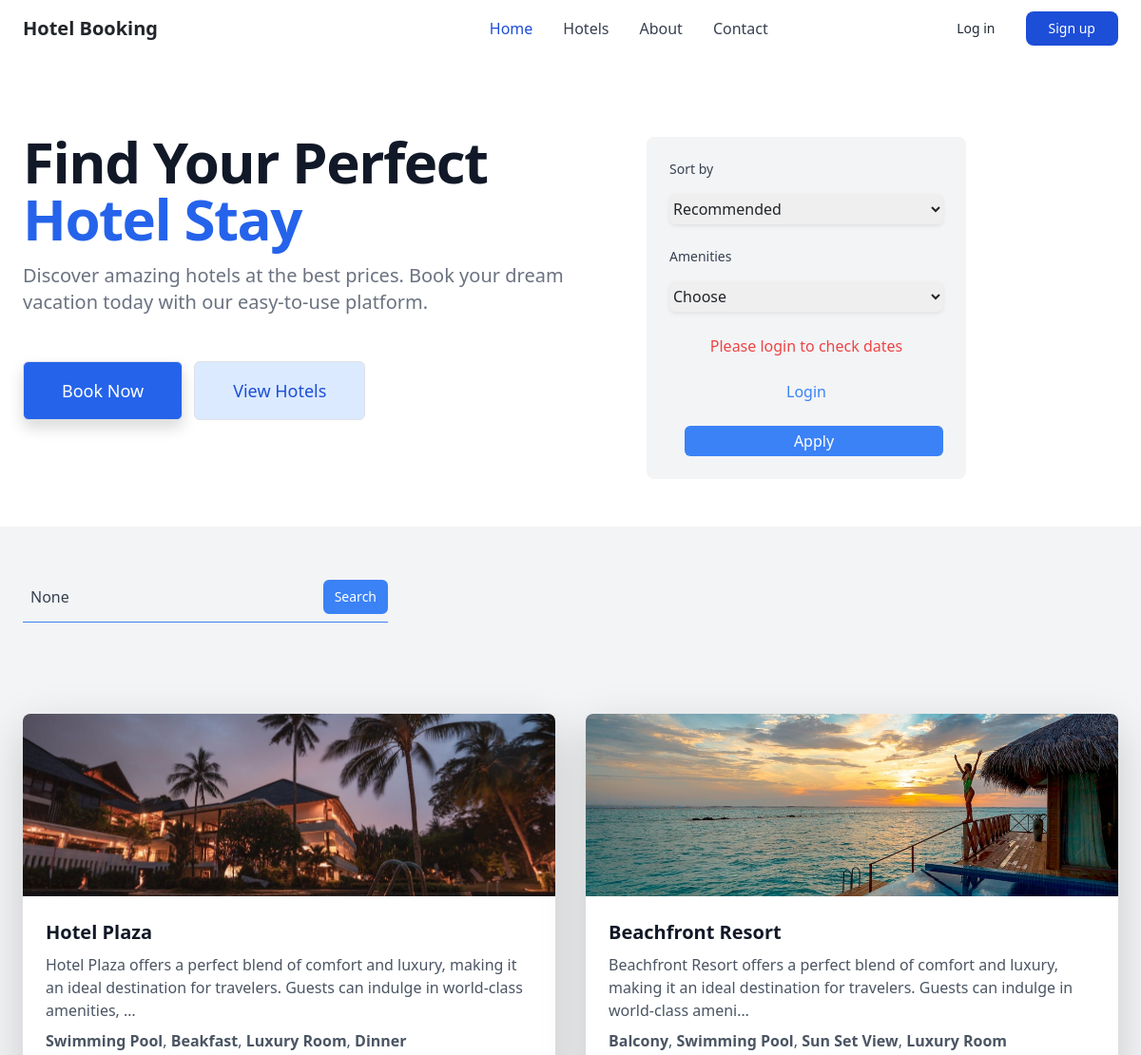
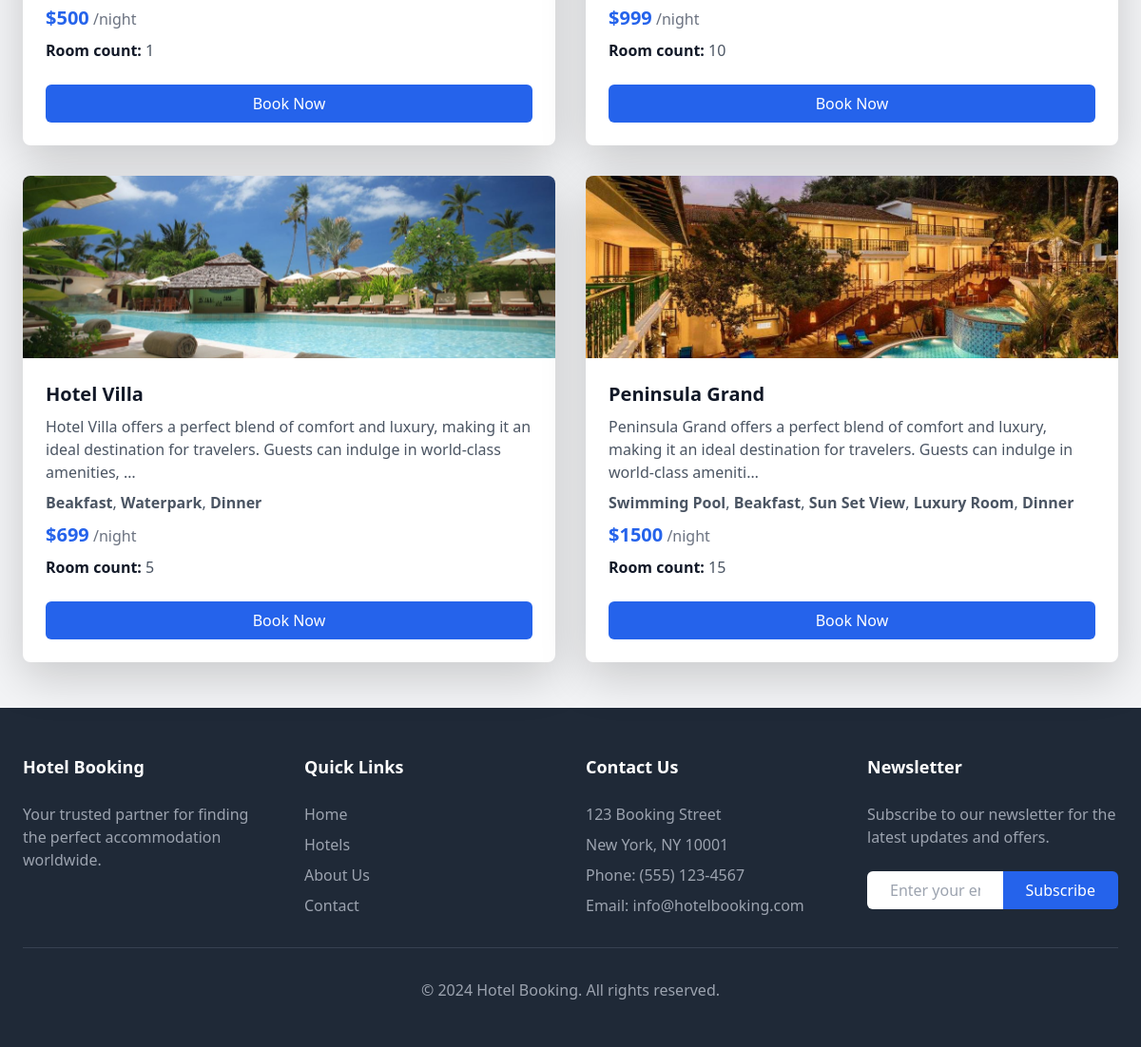
The page / on the database its author committed (2 pictures, top to bottom).
### home/models.py (models this page shows, shortened)
class BaseModel(models.Model):
    uid = models.UUIDField(default = uuid.uuid4 , editable=False , primary_key=True)
    created_at = models.DateField(auto_now_add = True)
    updated_at = models.DateField(auto_now_add = True)
    class Meta:
        abstract = True

class Hotel(BaseModel):
    hotel_name = models.CharField(max_length = 100)
    hotel_price = models.IntegerField()
    description = models.TextField()
    amenities = models.ManyToManyField(Amenities)
    room_count = models.IntegerField(default = 10)

class HotelImages(BaseModel):
    hotel=models.ForeignKey(Hotel, related_name = "images", on_delete = models.CASCADE)
    image = models.ImageField(upload_to = "media/")

class Amenities(BaseModel):
    amenity_name = models.CharField(max_length=100)

### home/views.py (the view)
# urls.py: path('', home , name='home'),
def home(request):
    amenities_objs = Amenities.objects.all()
    hotels_objs = Hotel.objects.all()
    sort = request.GET.get('sort')
    search = request.GET.get('search')
    amenities = request.GET.getlist('amenities')
    if sort:
        if sort == 'price-asc':
            hotels_objs = hotels_objs.order_by('hotel_price')
        elif sort == 'price-dsc':
            hotels_objs = hotels_objs.order_by('-hotel_price')
    if search:
        hotels_objs = hotels_objs.filter(
            Q(hotel_name__icontains = search)|
            Q(description__icontains = search))
    if len(amenities):
                hotels_objs = hotels_objs.filter(amenities__amenity_name__in = amenities).distinct()
    context = {
        'amenities_objs' : amenities_objs, 'hotels_objs' : hotels_objs, 'sort' : sort, 'search' : search, 'amenities' : amenities,
        'current_page': 'home'
    }
    return render(request , 'home.html', context)

### home/templates/home.html (shortened to what this page needs)
{% extends "base.html" %}
{% block start%}
<div class="relative overflow-hidden bg-white">
    <div class="mx-auto max-w-7xl">
        <div class="relative z-10 bg-white pb-8 sm:pb-16 md:pb-20 lg:w-full lg:max-w-2xl lg:pb-28 xl:pb-32">
            <main class="mx-auto mt-10 max-w-7xl px-4 sm:mt-12 sm:px-6 md:mt-16 lg:mt-20 lg:px-8 xl:mt-28">
                <div class="sm:text-center lg:text-left">
                    <h1 class="text-4xl font-bold tracking-tight text-gray-900 sm:text-5xl md:text-6xl">
                        <span class="block">Find Your Perfect</span>
                        <span class="block text-blue-600">Hotel Stay</span>
                    </h1>
                    <p class="mt-3 text-base text-gray-500 sm:mx-auto sm:mt-5 sm:max-w-xl sm:text-lg md:mt-5 md:text-xl lg:mx-0">
                        Discover amazing hotels at the best prices. Book your dream vacation today with our easy-to-use platform.
                    </p>
                    <div class="mt-5 sm:mt-8 sm:flex sm:justify-center lg:justify-start">
                        <div class="rounded-md shadow">
                            <a href="/hotels/" class="flex w-full items-center justify-center rounded-md border border-transparent bg-blue-600 px-8 py-3 text-base font-medium text-white hover:bg-blue-700 md:py-4 md:px-10 md:text-lg">
                                Book Now
                            </a>
                        </div>
                        <div class="mt-0 sm:mt-0 sm:ml-3">
                            <a href="/hotels/" class="flex w-full items-center justify-center rounded-md border border-transparent bg-blue-100 px-8 py-3 text-base font-medium text-blue-700 hover:bg-blue-200 md:py-4 md:px-10 md:text-lg">
                                View Hotels
                            </a>
                        </div>
                    </div>
                </div>
            </main>
        </div>
    </div>
    <div class="absolute right-40 top-60 transform -translate-y-1/2 mt-4 w-96">
        <div class="max-w-2xl ml-auto px-4 sm:px-6 lg:px-2">
            <div class="bg-gray-100 p-6 rounded-lg">
                <form class="grid grid-cols-1 gap-4">
                    <div>
                        <label for="sort" class="block text-sm font-medium text-gray-700">Sort by</label>
                        <select name="sort" id="sort" class="mt-3 block w-full h-8 rounded-md border-gray-300 shadow-sm focus:border-blue-500 focus:ring-blue-500">
                            <option value="">Recommended</option>
                        </select>
                    </div>
                    <div>
                        <label for="amenities" class="block text-sm font-medium text-gray-700">Amenities</label>
                        <select name="amenities" id="amenities" class="mt-3 block w-full h-8 rounded-md border-gray-300 shadow-sm focus:border-blue-500 focus:ring-blue-500" >
                            <option value="">Choose</option>
                        </select>
                    </div>
                    {% if request.user.is_authenticated %}
                    <div>
                        <label for="checkInDate" class="block mb-2">Check-in Date:</label>
                        <input type="date" id="checkin" name="checkin" required class="w-full p-2 border rounded">
                    </div>
                    <div>
                        <label for="checkoutDate" class="block mb-2">Checkout Date:</label>
                        <input type="date" id="checkout" name="checkout" required class="w-full p-2 border rounded">
                    </div>
                    {% else %}
                    <p class="text-center text-red-500">Please login to check dates</p>
                    <a href="/login/" class="block text-center text-blue-500">Login</a>
                    {% endif %}
                    <button class="ml-4 bg-blue-500 hover:bg-blue-700 text-white py-1 px-2 rounded" type="submit" onclick="showLoginMessage()">
                        Apply
                    </button>
                </form>
            </div>
        </div>
    </div>
</div>
<div class="bg-gray-100 py-12">
    <div class="max-w-7xl mx-auto px-4 sm:px-6 lg:px-8">
        <div class="flex justify-between items-center">
            <form class="w-full max-w-sm">
                <div class="flex items-center border-b border-blue-500 py-2">
                    <input name="search" value="{{search}}" class="appearance-none bg-transparent border-none w-full text-gray-700 mr-3 py-1 px-2 leading-tight focus:outline-none" type="text" placeholder="Search for hotels" aria-label="Search">
                    <button class="flex-shrink-0 bg-blue-500 hover:bg-blue-700 border-blue-500 hover:border-blue-700 text-sm border-4 text-white py-1 px-2 rounded" type="submit">
                        Search
                    </button>
                </div>
            </form>
        </div>
    </div>
</div>
<div class="bg-gray-100 py-12">
    <div class="max-w-7xl mx-auto px-4 sm:px-6 lg:px-8">
        <div class="grid grid-cols-1 md:grid-cols-2 gap-8">
            {% for hotels_obj in hotels_objs %}
            <div class="bg-white rounded-lg shadow-lg overflow-hidden">
                <img class="w-full h-48 object-cover" src="/media/{{hotels_obj.images.first.image}}" alt="{{hotels_obj.hotel_name}}"/>
                <div class="p-6">
                    <h3 class="text-xl font-semibold text-gray-900">{{hotels_obj.hotel_name}}</h3>
                    <p class="mt-2 text-gray-600">{{hotels_obj.description|truncatechars:150}}</p>
                    <p class="mt-2 text-gray-600">{% for amenitie in hotels_obj.amenities.all %}<b>{{amenitie.amenity_name}}</b>{% if not forloop.last %}, {% endif %}{% endfor %}</p>
                    <div class="mt-2">
                        <span class="text-blue-600 font-bold text-xl">${{hotels_obj.hotel_price}}</span>
                        <span class="text-gray-500">/night</span>
                    </div>
                    <p class="mt-2 text-gray-600"><span class="text-l font-semibold text-gray-900">Room count: </span>{{hotels_obj.room_count}}</p>
                    <a href="/hotel-detail/{{hotels_obj.uid}}" class="mt-4 w-full bg-blue-600 text-white py-2 px-4 rounded-md hover:bg-blue-700 transition duration-300 text-center block">Book Now</a>
                </div>
            </div>
            {% endfor %}
        </div>
    </div>
</div>
{% endblock %}

### home/templates/base.html (shortened to what this page needs)
<!DOCTYPE html>
<html lang="en">
<head>
    <link href="https://cdn.jsdelivr.net/npm/bootstrap@5.3.3/dist/css/bootstrap.min.css" rel="stylesheet">
</head>
<body>
    <nav class="bg-white border-gray-200 px-4 py-2.5 shadow-md">
        <div class="flex flex-wrap justify-between items-center mx-auto max-w-screen-xl">
            <a href="/" class="flex items-center">
                <span class="self-center text-xl font-semibold whitespace-nowrap">Hotel Booking</span>
            </a>
            <div class="flex items-center lg:order-2 relative">
                {% if user.is_authenticated %}
                    <button id="user-menu-button" class="text-gray-800 hover:bg-gray-50 focus:ring-4 focus:ring-gray-300 font-medium rounded-lg text-sm px-4 py-2 lg:px-5 lg:py-2.5 mr-2">
                        {{ user.username }} <i class="fas fa-user-circle"></i>
                    </button>
                    <div id="user-menu" class="hidden absolute right-0 mt-32 w-48 bg-white rounded-md shadow-lg z-10">
                        <a href="/profile/" class="block px-4 py-2 text-gray-800 hover:bg-gray-100">Profile</a>
                        <a href="/logout/" class="block px-4 py-2 text-gray-800 hover:bg-gray-100">Logout</a>
                    </div>
                {% else %}
                    <a href="/login/" class="text-gray-800 hover:bg-gray-50 focus:ring-4 focus:ring-gray-300 font-medium rounded-lg text-sm px-4 py-2 lg:px-5 lg:py-2.5 mr-2">Log in</a>
                    <a href="/register/" class="text-white bg-blue-700 hover:bg-blue-800 focus:ring-4 focus:ring-blue-300 font-medium rounded-lg text-sm px-4 py-2 lg:px-5 lg:py-2.5">Sign up</a>
                {% endif %}
            </div>
            <div class="hidden justify-between items-center w-full lg:flex lg:w-auto lg:order-1">
                <ul class="flex flex-col mt-0 font-medium lg:flex-row lg:space-x-8 lg:mt-0">
                    <li>
                        <a href="/" class="block py-2 pr-4 pl-3 {% if current_page == 'home' %}text-blue-700{% else %}text-gray-700{% endif %} border-b border-gray-100 hover:bg-gray-50 lg:hover:bg-transparent lg:border-0 lg:hover:text-blue-700 lg:p-0">Home</a>
                    </li>
                    <li>
                        <a href="/hotels/" class="block py-2 pr-4 pl-3 {% if current_page == 'hotels' %}text-blue-700{% else %}text-gray-700{% endif %} border-b border-gray-100 hover:bg-gray-50 lg:hover:bg-transparent lg:border-0 lg:hover:text-blue-700 lg:p-0">Hotels</a>
                    </li>
                    <li>
                        <a href="/about/" class="block py-2 pr-4 pl-3 {% if current_page == 'about' %}text-blue-700{% else %}text-gray-700{% endif %} border-b border-gray-100 hover:bg-gray-50 lg:hover:bg-transparent lg:border-0 lg:hover:text-blue-700 lg:p-0">About</a>
                    </li>
                    <li>
                        <a href="/contact/" class="block py-2 pr-4 pl-3 {% if current_page == 'contact' %}text-blue-700{% else %}text-gray-700{% endif %} border-b border-gray-100 hover:bg-gray-50 lg:hover:bg-transparent lg:border-0 lg:hover:text-blue-700 lg:p-0">Contact</a>
                    </li>
                </ul>
            </div>
        </div>
    </nav>
    {% block start%}
    {%endblock%}
    <footer class="bg-gray-800 text-white">
        <div class="max-w-7xl mx-auto px-4 sm:px-6 lg:px-8 py-12">
            <div class="grid grid-cols-1 md:grid-cols-4 gap-8">
                <div>
                    <h3 class="text-lg font-semibold mb-4">Hotel Booking</h3>
                    <p class="text-gray-400">Your trusted partner for finding the perfect accommodation worldwide.</p>
                </div>
                <div>
                    <h3 class="text-lg font-semibold mb-4">Quick Links</h3>
                    <ul class="space-y-2">
                        <li><a href="/" class="text-gray-400 hover:text-white">Home</a></li>
                        <li><a href="/hotels/" class="text-gray-400 hover:text-white">Hotels</a></li>
                        <li><a href="/about/" class="text-gray-400 hover:text-white">About Us</a></li>
                        <li><a href="/contact/" class="text-gray-400 hover:text-white">Contact</a></li>
                    </ul>
                </div>
                <div>
                    <h3 class="text-lg font-semibold mb-4">Contact Us</h3>
                    <ul class="space-y-2 text-gray-400">
                        <li>123 Booking Street</li>
                        <li>New York, NY 10001</li>
                        <li>Phone: (555) 123-4567</li>
                        <li>Email: info@hotelbooking.com</li>
                    </ul>
                </div>
                <div>
                    <h3 class="text-lg font-semibold mb-4">Newsletter</h3>
                    <p class="text-gray-400 mb-4">Subscribe to our newsletter for the latest updates and offers.</p>
                    <div class="flex">
                        <input type="email" placeholder="Enter your email" class="px-4 py-2 rounded-l-md w-full text-gray-900">
                        <button class="bg-blue-600 px-4 py-2 rounded-r-md hover:bg-blue-700">Subscribe</button>
                    </div>
                </div>
            </div>
            <div class="border-t border-gray-700 mt-8 pt-8 text-center text-gray-400">
                <p>&copy; 2024 Hotel Booking. All rights reserved.</p>
            </div>
        </div>
    </footer>
    <script src="https://cdn.tailwindcss.com"></script>
</body>
</html>

### rows shown on the page
Hotel: images.first.image (picture), hotel_name "Hotel Plaza", description "Hotel Plaza offers a perfect blend of comfort and luxury, making it an ideal destination for travelers. Guests can indulge in world-class amenities, …", hotel_price "500", room_count "1"
Amenities: amenity_name "Swimming Pool"
Amenities: amenity_name "Beakfast"
Amenities: amenity_name "Luxury Room"
Amenities: amenity_name "Dinner"
Hotel: images.first.image (picture), hotel_name "Beachfront Resort", description "Beachfront Resort offers a perfect blend of comfort and luxury, making it an ideal destination for travelers. Guests can indulge in world-class ameni…", hotel_price "999", room_count "10"
Amenities: amenity_name "Balcony"
Amenities: amenity_name "Sun Set View"
Hotel: images.first.image (picture), hotel_name "Hotel Villa", description "Hotel Villa offers a perfect blend of comfort and luxury, making it an ideal destination for travelers. Guests can indulge in world-class amenities, …", hotel_price "699", room_count "5"
Amenities: amenity_name "Waterpark"
Hotel: images.first.image (picture), hotel_name "Peninsula Grand", description "Peninsula Grand offers a perfect blend of comfort and luxury, making it an ideal destination for travelers. Guests can indulge in world-class ameniti…", hotel_price "1500", room_count "15"
